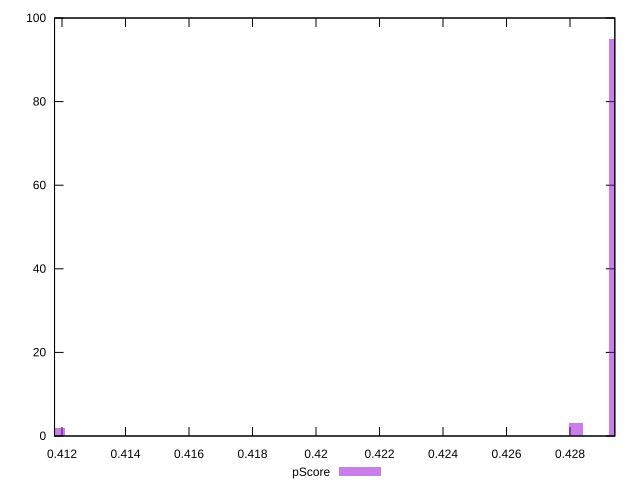

Reproduce this figure in gnuplot.
reset

$pScore <<EOF
0.4294391238993672 95
0.4281858968840967 3
0.41189394568557985 2
EOF

set key outside below
set boxwidth 0.00041774233842350897
set xrange [0.4117647058823529:0.4294117647058824]
set yrange [0:100]
set trange [0:100]
set style fill transparent solid 0.5 noborder
set terminal svg size 640, 490 enhanced background rgb 'white'
set output "report_00026_2021-02-22T21:38:55.199Z/uses-text-compression/samples/pages+cached+noadtech+nomedia+nocss/pScore/histogram.svg"

plot $pScore title "pScore" with boxes

reset
